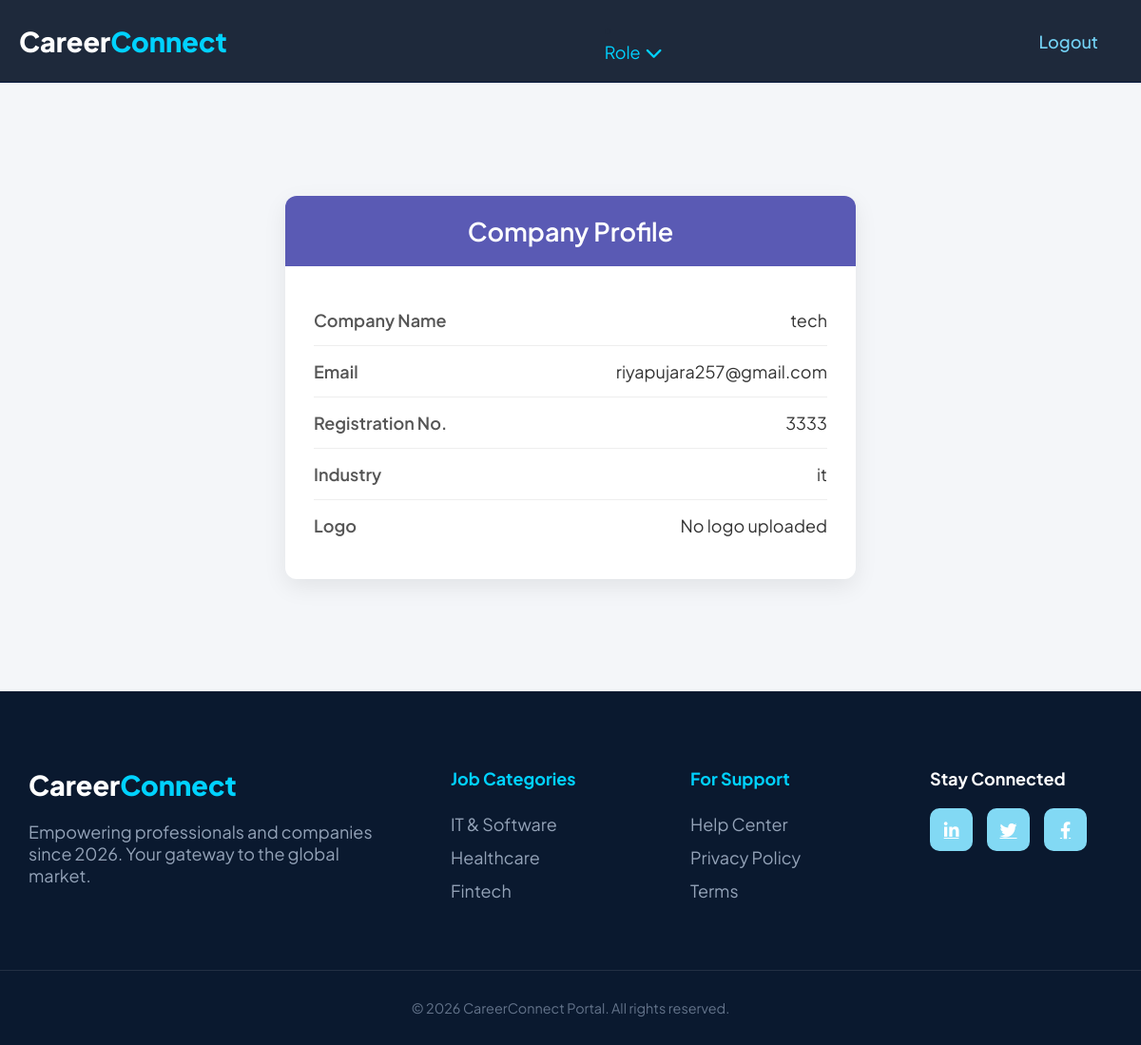
/employer-profile/ (signed in), run on the app's committed database.
### accounts/models.py (models this page shows, shortened)
class employerdb(models.Model):
    INDUSTRIES = (
        ('IT', 'Information Technology'),
        ('Finance', 'Finance & Banking'),
        ('Healthcare', 'Healthcare'),
        ('Marketing', 'Marketing'),
    )
    user = models.OneToOneField(User, on_delete=models.CASCADE, related_name='employer_profile')
    company_name = models.CharField(max_length=255)
    company_reg_no = models.CharField(max_length=100)
    industry = models.CharField(max_length=50, choices=INDUSTRIES)
    company_logo = models.ImageField(upload_to='company_logos/', null=True, blank=True)
    is_verified = models.BooleanField(default=False)

class User(AbstractUser):
    is_seeker = models.BooleanField(default=False)
    is_employer = models.BooleanField(default=False)
    profile_picture = models.ImageField(upload_to='profiles/', null=True, blank=True)

### accounts/views.py (the view)
# urls.py: path('employer-profile/', views.employer_profile, name='employer_profile'),
@login_required
def employer_profile(request):
    if not request.user.is_employer:
        return redirect('homepage')
    profile = request.user.employer_profile
    return render(request, 'employer_profile.html', {'profile': profile})

### templates/employer_profile.html
{% extends 'base.html' %} {% load static %} {% block extra_css %}
<link rel="stylesheet" href="{% static 'css/my_profile.css' %}" />
{% endblock %} {% block content %}
<div class="profile-container">
  <div class="profile-card">
    <div class="profile-header">
      <h2>Company Profile</h2>
    </div>
    <div class="profile-body">
      <div class="profile-row">
        <span class="label">Company Name</span>
        <span class="value">{{ profile.company_name }}</span>
      </div>
      <div class="profile-row">
        <span class="label">Email</span>
        <span class="value">{{ user.email }}</span>
      </div>
      <div class="profile-row">
        <span class="label">Registration No.</span>
        <span class="value">{{ profile.company_reg_no }}</span>
      </div>
      <div class="profile-row">
        <span class="label">Industry</span>
        <span class="value">{{ profile.get_industry_display }}</span>
      </div>
      <div class="profile-row">
        <span class="label">Logo</span>
        <span class="value">
          {% if profile.company_logo %}
          <img
            src="{{ profile.company_logo.url }}"
            alt="Company Logo"
            class="company-logo"
          />
          {% else %} No logo uploaded {% endif %}
        </span>
      </div>
    </div>
  </div>
</div>
{% endblock %}

### static/css/base.css (style rules this page uses)
:root { --navy: #0a192f; --cyan: #00d2ff; --cyan-glow: rgba(0, 210, 255, 0.4); --purple-glow: rgba(160, 32, 240, 0.3); --white: #ffffff; --light-bg: #f8fafc; --text-navy: #1e293b; --text-light: #64748b; }
* { margin: 0; padding: 0; box-sizing: border-box; }
body { font-family: "Plus Jakarta Sans", sans-serif; background-color: var(--white); color: var(--text-navy); font-size: 18px; }

### static/css/my_profile.css (style rules this page uses)
.profile-container { display: flex; justify-content: center; align-items: center; padding: 50px 20px; background: #f4f6f9; min-height: 80vh; }
.profile-card { width: 100%; max-width: 600px; background: #ffffff; border-radius: 12px; box-shadow: 0 8px 25px rgba(0, 0, 0, 0.08); overflow: hidden; transition: 0.3s ease; }
.profile-header { background: rgba(3, 3, 141, 0.651); color: white; padding: 20px; text-align: center; }
.profile-header h2 { margin: 0; font-weight: 600; }
.profile-body { padding: 30px; }
.profile-row { display: flex; justify-content: space-between; padding: 15px 0; border-bottom: 1px solid #eee; }
.profile-row:last-child { border-bottom: none; }
.label { font-weight: 600; color: #555; }
.value { color: #333; text-align: right; max-width: 60%; word-wrap: break-word; }

### data on the page
employerdb: company_name "tech", company_reg_no "3333", industry "it"
User: email "riyapujara257@gmail.com"
